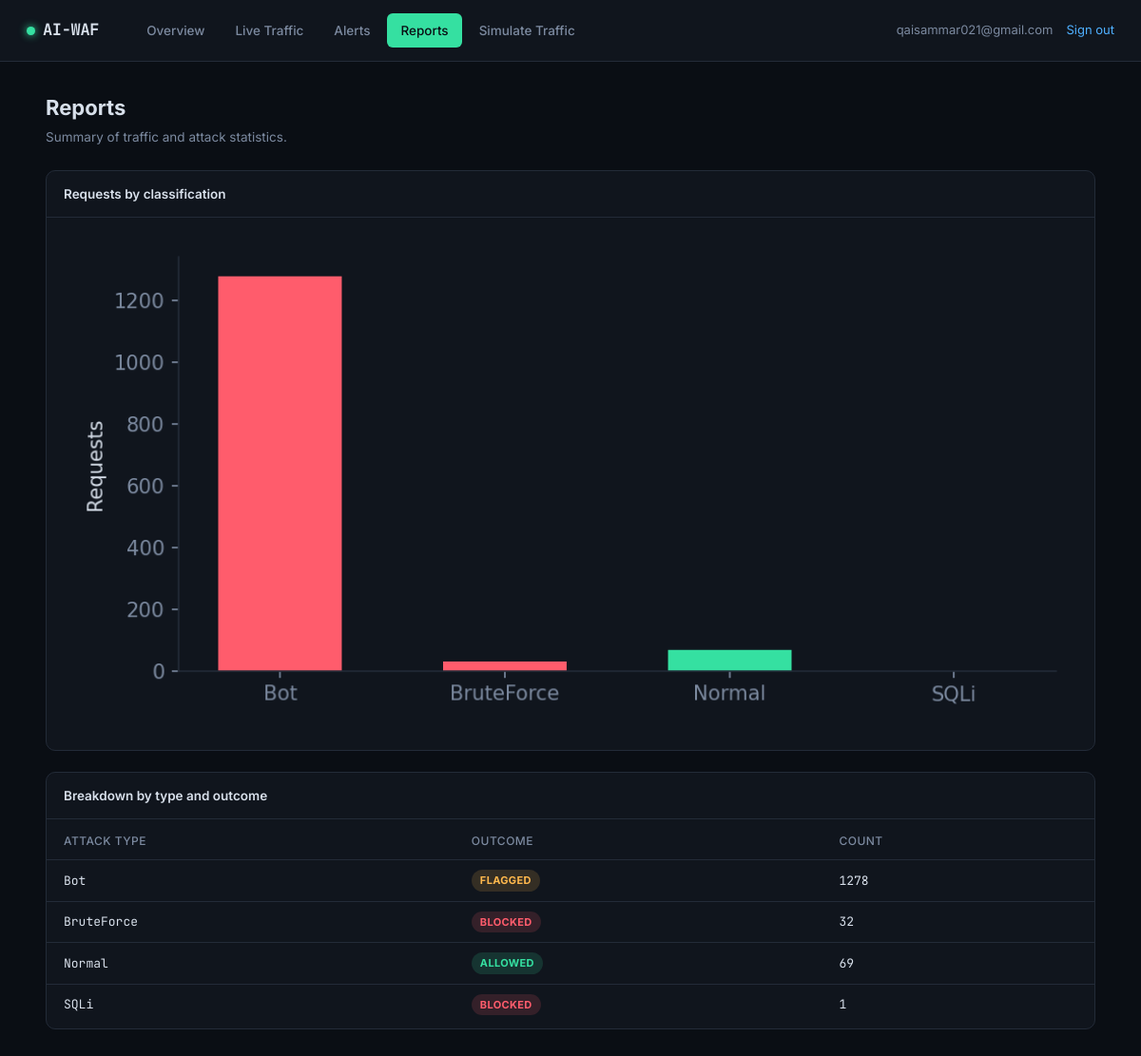
The page /reports (signed in) on the database its author committed.
### tables this page shows
CREATE TABLE logs (
    id INTEGER PRIMARY KEY AUTOINCREMENT,
    company_id INTEGER NOT NULL,
    source_ip TEXT,
    method TEXT,
    url TEXT,
    layer1_result TEXT,       -- Normal / Malicious
    layer2_result TEXT,       -- attack type, NULL if Normal
    status TEXT,              -- allowed / blocked / flagged
    created_at TEXT NOT NULL,
    FOREIGN KEY (company_id) REFERENCES companies(id)
);

### app.py (the view)
@app.route("/reports")
@login_required
def reports():
    data = db.get_report_data(g.company_id)
    stats = db.get_dashboard_stats(g.company_id)
    chart_b64 = _render_report_chart(stats["by_type"])
    return render_template("reports.html", data=data, stats=stats, chart_b64=chart_b64)

### app.py (called while the page is built)
def login_required(view):
    @wraps(view)
    def wrapped(*args, **kwargs):
        if not session.get("admin_id"):
            return redirect(url_for("login"))
        return view(*args, **kwargs)
    return wrapped

@app.before_request
def load_company():
    g.company_id = session.get("company_id")

def _render_report_chart(by_type: dict):
    if not by_type:
        return None
    plt.rcParams.update({
        "figure.facecolor": "#10151d", "axes.facecolor": "#10151d",
        "text.color": "#d8e0eb", "axes.edgecolor": "#232b38",
        "axes.labelcolor": "#d8e0eb", "xtick.color": "#7c8aa0", "ytick.color": "#7c8aa0",
        "font.size": 10,
    })
    labels = list(by_type.keys())
    values = list(by_type.values())
    colors = ["#35e0a1" if l == "Normal" else "#ff5c6c" for l in labels]
    fig, ax = plt.subplots(figsize=(7, 3.4))
    ax.bar(labels, values, color=colors, width=0.55)
    ax.spines[["top", "right"]].set_visible(False)
    ax.set_ylabel("Requests")
    fig.tight_layout()
    buf = io.BytesIO()
    fig.savefig(buf, format="png", dpi=150)
    plt.close(fig)
    buf.seek(0)
    return base64.b64encode(buf.read()).decode("ascii")

### database.py (called while the page is built)
@contextmanager
def get_conn():
    conn = sqlite3.connect(DB_PATH)
    conn.row_factory = sqlite3.Row
    conn.execute("PRAGMA foreign_keys = ON")
    try:
        yield conn
        conn.commit()
    finally:
        conn.close()

def get_dashboard_stats(company_id):
    with get_conn() as conn:
        total = conn.execute("SELECT COUNT(*) c FROM logs WHERE company_id=?", (company_id,)).fetchone()["c"]
        blocked = conn.execute(
            "SELECT COUNT(*) c FROM logs WHERE company_id=? AND status='blocked'", (company_id,)
        ).fetchone()["c"]
        alerts = conn.execute("SELECT COUNT(*) c FROM alerts WHERE company_id=?", (company_id,)).fetchone()["c"]
        by_type = conn.execute(
            """SELECT COALESCE(layer2_result,'Normal') AS attack_type, COUNT(*) c
                FROM logs WHERE company_id=? GROUP BY attack_type""",
            (company_id,),
        ).fetchall()
        return {
            "total_requests": total,
            "blocked_attacks": blocked,
            "alerts": alerts,
            "by_type": {r["attack_type"]: r["c"] for r in by_type},
        }

### templates/reports.html (shortened to what this page needs)
{% extends "base.html" %}
{% block content %}
<div class="page-head">
  <div>
    <h1>Reports</h1>
    <p>Summary of traffic and attack statistics.</p>
  </div>
</div>
<div class="panel">
  <div class="panel-head">Requests by classification</div>
  <div class="chart-wrap">
    {% if chart_b64 %}
      <img class="chart" alt="Requests by classification chart">
    {% else %}
      <div class="empty">No data yet — try <a href="{{ url_for('simulate_page') }}">Simulate traffic</a>.</div>
    {% endif %}
  </div>
</div>
<div class="panel">
  <div class="panel-head">Breakdown by type and outcome</div>
  <div class="panel-body">
    {% if data %}
    <table>
      <thead><tr><th>Attack type</th><th>Outcome</th><th>Count</th></tr></thead>
      <tbody>
        {% for row in data %}
        <tr>
          <td>{{ row.attack_type }}</td>
          <td><span class="badge badge-{{ row.status }}">{{ row.status }}</span></td>
          <td>{{ row.c }}</td>
        </tr>
        {% endfor %}
      </tbody>
    </table>
    {% else %}
    <div class="empty">No data yet.</div>
    {% endif %}
  </div>
</div>
{% endblock %}

### static/css/style.css (style rules this page uses)
:root { --bg: #0a0e14; --bg-panel: #10151d; --bg-panel-2: #151b25; --line: #232b38; --text: #d8e0eb; --text-dim: #7c8aa0; --signal: #35e0a1; --alert: #ff5c6c; --warn: #ffb84d; --accent: #4fb0ff; --mono: 'JetBrains Mono', ui-monospace, monospace; --sans: 'Inter', system-ui, -apple-system, sans-serif; }
* { box-sizing: border-box; }
html, body { margin: 0; background: var(--bg); color: var(--text); font-family: var(--sans); font-size: 15px; line-height: 1.5; }
.page-head { display: flex; align-items: baseline; justify-content: space-between; margin-bottom: 24px; }
.page-head h1 { font-size: 22px; margin: 0; }
.page-head p { color: var(--text-dim); font-size: 13.5px; margin: 4px 0 0; }
.panel { background: var(--bg-panel); border: 1px solid var(--line); border-radius: 10px; overflow: hidden; margin-bottom: 22px; }
.panel-head { padding: 14px 18px; border-bottom: 1px solid var(--line); font-size: 13.5px; font-weight: 600; display: flex; justify-content: space-between; align-items: center; }
.panel-body { padding: 4px 0; }
table { width: 100%; border-collapse: collapse; font-size: 13px; }
th { text-align: left; padding: 10px 18px; color: var(--text-dim); font-weight: 500; font-size: 12px; text-transform: uppercase; letter-spacing: 0.04em; border-bottom: 1px solid var(--line); }
td { padding: 10px 18px; border-bottom: 1px solid var(--line); font-family: var(--mono); }
tr:last-child td { border-bottom: none; }
.badge { display: inline-block; padding: 3px 9px; border-radius: 100px; font-size: 11px; font-weight: 700; font-family: var(--sans); text-transform: uppercase; letter-spacing: 0.03em; }
.badge-allowed { background: rgba(53,224,161,0.15); color: var(--signal); }
.badge-blocked { background: rgba(255,92,108,0.15); color: var(--alert); }
.badge-flagged { background: rgba(255,184,77,0.15); color: var(--warn); }
.chart-wrap { padding: 18px; }
img.chart { width: 100%; border-radius: 6px; }

### rows shown on the page
logs: attack_type "Normal", status "ALLOWED", c "69"
logs: attack_type "SQLi", status "BLOCKED", c "1"

### other values the page prints
{{ session.get('email','') }} "qaisammar021@gmail.com"
{{ row.attack_type }} "Bot" "BruteForce"
{{ row.status }} "FLAGGED" "BLOCKED"
{{ row.c }} "1278" "32"
